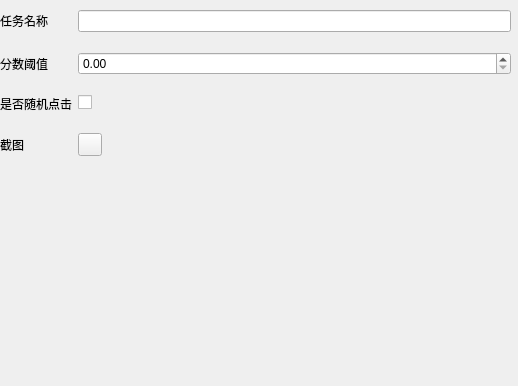
<?xml version="1.0" encoding="UTF-8"?>
<ui version="4.0">
 <class>TypeOpenCVForm</class>
 <widget class="QWidget" name="TypeOpenCVForm">
  <property name="geometry">
   <rect>
    <x>0</x>
    <y>0</y>
    <width>518</width>
    <height>386</height>
   </rect>
  </property>
  <property name="sizePolicy">
   <sizepolicy hsizetype="Expanding" vsizetype="Expanding">
    <horstretch>0</horstretch>
    <verstretch>0</verstretch>
   </sizepolicy>
  </property>
  <property name="windowTitle">
   <string>TypeOpenCVForm</string>
  </property>
  <widget class="QWidget" name="formLayoutWidget">
   <property name="geometry">
    <rect>
     <x>0</x>
     <y>10</y>
     <width>511</width>
     <height>371</height>
    </rect>
   </property>
   <layout class="QFormLayout" name="formLayout">
    <property name="verticalSpacing">
     <number>20</number>
    </property>
    <item row="0" column="0">
     <widget class="QLabel" name="label">
      <property name="text">
       <string>任务名称</string>
      </property>
     </widget>
    </item>
    <item row="0" column="1">
     <widget class="QLineEdit" name="lineTaskNameEdit"/>
    </item>
    <item row="1" column="0">
     <widget class="QLabel" name="label_2">
      <property name="text">
       <string>分数阈值</string>
      </property>
     </widget>
    </item>
    <item row="2" column="0">
     <widget class="QLabel" name="label_3">
      <property name="text">
       <string>是否随机点击</string>
      </property>
     </widget>
    </item>
    <item row="2" column="1">
     <widget class="QCheckBox" name="randomClickCheckBox">
      <property name="text">
       <string/>
      </property>
     </widget>
    </item>
    <item row="3" column="0">
     <widget class="QLabel" name="label_4">
      <property name="text">
       <string>截图</string>
      </property>
     </widget>
    </item>
    <item row="3" column="1">
     <widget class="QToolButton" name="btnCapture">
      <property name="text">
       <string/>
      </property>
     </widget>
    </item>
    <item row="4" column="1">
     <widget class="QLabel" name="labelPreview">
      <property name="sizePolicy">
       <sizepolicy hsizetype="Expanding" vsizetype="Expanding">
        <horstretch>0</horstretch>
        <verstretch>0</verstretch>
       </sizepolicy>
      </property>
      <property name="text">
       <string/>
      </property>
      <property name="scaledContents">
       <bool>false</bool>
      </property>
     </widget>
    </item>
    <item row="1" column="1">
     <widget class="QDoubleSpinBox" name="spinScoreBox"/>
    </item>
   </layout>
  </widget>
 </widget>
 <resources/>
 <connections/>
</ui>
